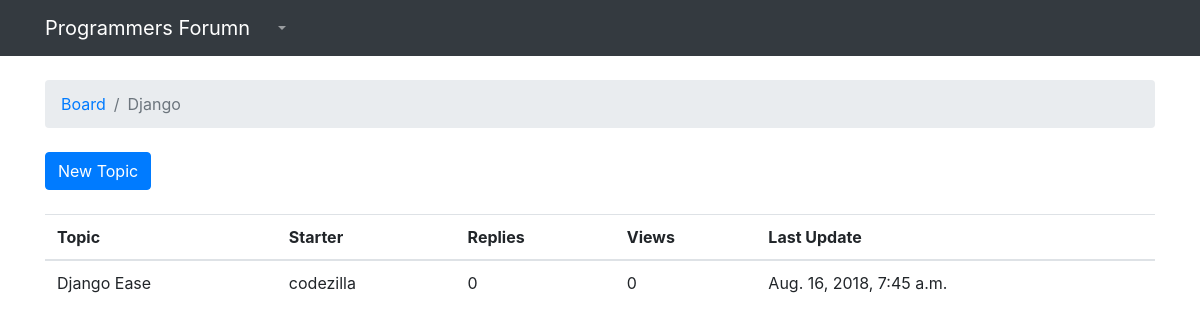
/1/, run on the app's committed database.
### boards/models.py (models this page shows, shortened)
class Board(models.Model):
    name = models.CharField(max_length=30, unique=True)
    description = models.CharField(max_length=100)

class Topic(models.Model):
    subject=models.CharField(max_length=200)
    last_updated= models.DateTimeField(auto_now=True)
    board=models.ForeignKey(Board, related_name='topics', on_delete=models.CASCADE)
    starter=models.ForeignKey(User, related_name='topics', on_delete=models.CASCADE)

### boards/views.py (the view)
# urls.py: path('<int:pk>/', views.board_topics, name='board_topics'),
def board_topics(request, pk):
    board = get_object_or_404(Board, id=pk)
    return render(request, 'topics.html', {'board':board})

### boards/templates/topics.html
{% extends 'base.html' %}
{% block breadcrumb %}
  <li class="breadcrumb-item"><a href="{% url 'home' %}"> Board</a></li>
  <li class="breadcrumb-item active">{{ board.name }}</li>
{% endblock %}
{% block content %}
<div class="mb-4">
  <a href="{% url 'new_topic' board.id %}" class="btn btn-primary">New Topic</a>
</div>
<table class="table">
  <thead class="thead-inverse">
    <tr>
      <th>Topic</th>
      <th>Starter</th>
      <th>Replies</th>
      <th>Views</th>
      <th>Last Update</th>
    </tr>
    <tbody>
      {% for topic in board.topics.all %}
      <tr>
      <td>{{ topic.subject }}</td>
      <td>{{ topic.starter.username }}</td>
      <td>0</td>
      <td>0</td>
      <td>{{ topic.last_updated }}</td>
    </tr>
    {% endfor %}
    </tbody>
  </table>
{% endblock %}

### data on the page
Board: name "Django"
Topic: subject "Django Ease", starter.username "codezilla", last_updated "Aug. 16, 2018, 7:45 a.m."
